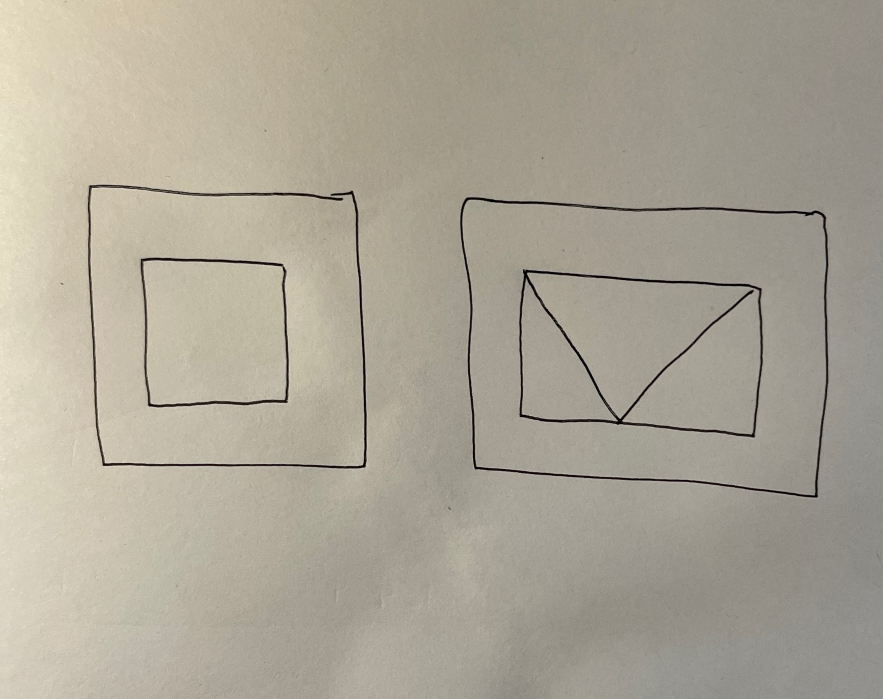
#> input picture input/test1.jpeg, 2648 x 2095 px (shown at 1/3 size); its folder holds only this picture in this run
$ python script2.py
#> lines starting #> are read from the running program, lines starting #| are printed output that depends on the picture
### adjustment.py
import cv2
import numpy as np

'''
modified from solution on this page:
https://stackoverflow.com/questions/56905592/automatic-contrast-and-brightness-adjustment-of-a-color-photo-of-a-sheet-of-pape
'''


def adjust_gamma(image, gamma=1.2):
    # build a lookup table mapping the pixel values [0, 255] to
    # their adjusted gamma values
    invGamma = 1.0 / gamma
    table = np.array([((i / 255.0) ** invGamma) * 255
                      for i in np.arange(0, 256)]).astype("uint8")

    # apply gamma correction using the lookup table
    return cv2.LUT(image, table)


BLOCK_SIZE = 40
DELTA = 25


def preprocess(image):
    image = cv2.GaussianBlur(image, (3, 3), 0)
    return 255 - image


def get_block_index(image_shape, yx, block_size):
    y = np.arange(max(0, yx[0]-block_size),
                  min(image_shape[0], yx[0]+block_size))
    x = np.arange(max(0, yx[1]-block_size),
                  min(image_shape[1], yx[1]+block_size))
    return np.meshgrid(y, x)


def adaptive_median_threshold(img_in):
    med = np.median(img_in)
    img_out = np.zeros_like(img_in)
    img_out[img_in - med < DELTA] = 255
    kernel = np.ones((3, 3), np.uint8)
    img_out = 255 - cv2.dilate(255 - img_out, kernel, iterations=2)
    return img_out


def block_image_process(image, block_size):
    out_image = np.zeros_like(image)
    for row in range(0, image.shape[0], block_size):
        for col in range(0, image.shape[1], block_size):
            idx = (row, col)
            block_idx = get_block_index(image.shape, idx, block_size)
            out_image[block_idx] = adaptive_median_threshold(image[block_idx])
    return out_image


def process_image(img):
    image_in = cv2.cvtColor(img, cv2.COLOR_BGR2GRAY)
    image_in = preprocess(image_in)
    image_out = block_image_process(image_in, BLOCK_SIZE)
    return image_out


def adjust_image(img):
    adjust = adjust_gamma(img)
    process = process_image(adjust)
    ret, thresh = cv2.threshold(process, 127, 255, cv2.THRESH_BINARY_INV)
    dilate = cv2.dilate(thresh, None)
    erode = cv2.erode(dilate, None)
    return erode

### script2.py
import cv2
import numpy as np
from adjustment import adjust_image

# IMPORTANT! during classification, do not draw bounding boxes or write text on the image

# number of test images
tests = 4


class HtmlNode:
    def __init__(self):
        self.children = set()
        self.isDiv = False
        self.parent = None


def getHierarchy(boxes):
    # map coordinates to node
    node_handles = dict()

    # boxes need to be sorted for loop to work
    boxes.sort()
    for i in range(len(boxes)-1):
        x1, y1, w1, h1 = boxes[i]

        if boxes[i] not in node_handles:
            node_handles[boxes[i]] = HtmlNode()

        for j in range(i+1, len(boxes)):
            x2, y2, w2, h2 = boxes[j]

            if boxes[j] not in node_handles:
                node_handles[boxes[j]] = HtmlNode()

            if (y1 < y2) and (x1 + w1 > x2 + w2) and (y1 + h1 > y2 + h2):
                node_handles[boxes[i]].isDiv = True
                node_handles[boxes[i]].children.add(node_handles[boxes[j]])
                node_handles[boxes[j]].parent = boxes[i]

    return node_handles


for i in range(1, tests + 1):
    print(i)
    img = cv2.imread(f'input/test{i}.jpeg')
#> img is the input picture: shape (2095, 2648, 3); mean B, G, R 150.8, 165.4, 171.5
    adjust = adjust_image(img)
#> in process_image, `image_in = cv2.cvtColor(img, cv2.COLOR_BGR2GRAY)`:
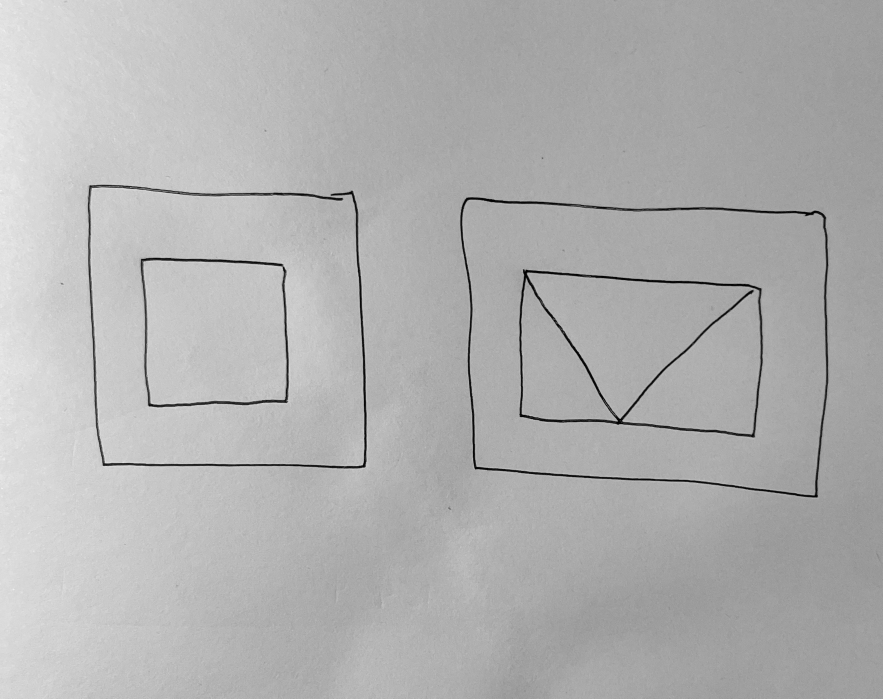
#> image_in: shape (2095, 2648) (shown at 1/3 size); min 0, max 253, mean 177
#> in preprocess, `return 255 - image`:
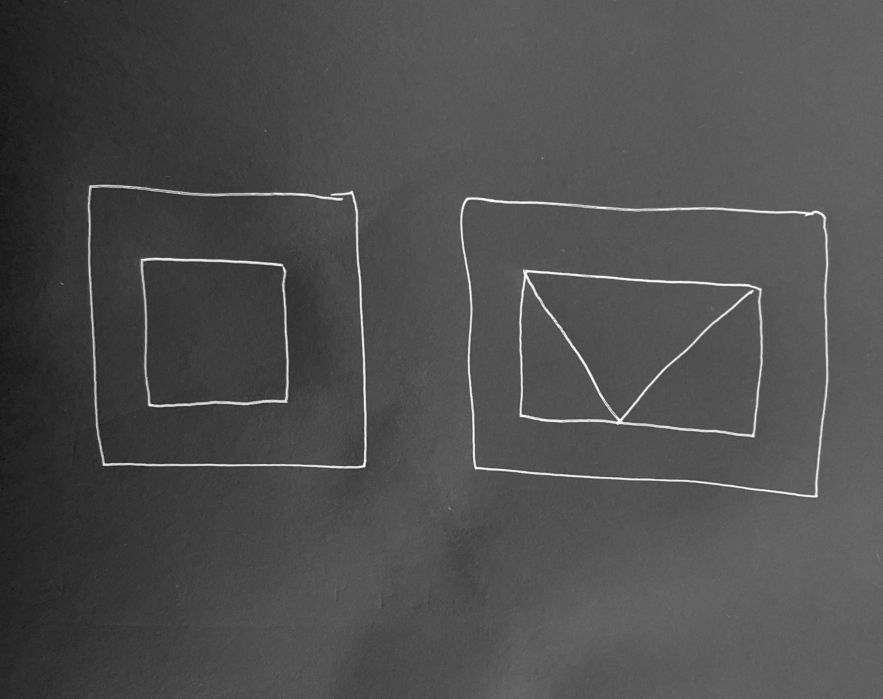
#> returned value: shape (2095, 2648) (shown at 1/3 size); min 8, max 255, mean 78
#> the loop in block_image_process, `for row in range(0, image.shape[0], block_size):` made 1 pass
#> after the loop in block_image_process, `for row in range(0, image.shape[0], block_size):`: out_image: shape (2095, 2648); every value is 0
#> (the run stopped early here; a loop or call above may not have finished)
